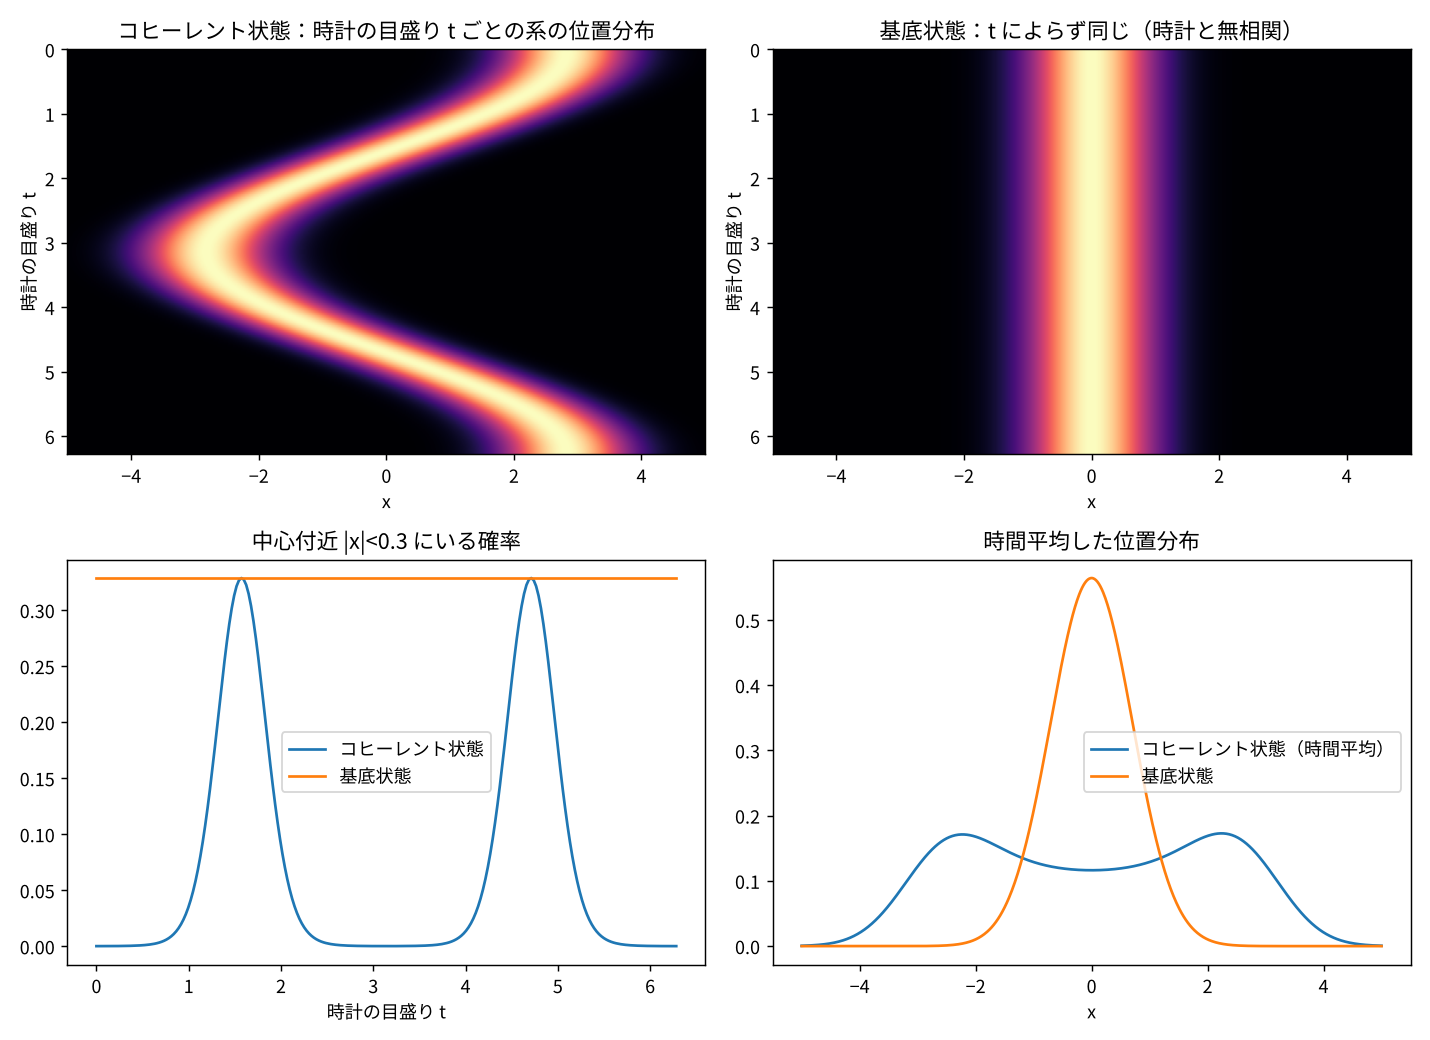

Recreate this plot in Python.
"""
ペイジ＝ウッターズ模型による「中心の通過」と「基底状態」の検証
  系 S : 調和振動子（ħ = m = ω = 1, E_n = n + 1/2）を N 準位で打ち切り
  時計 C: 固有エネルギー ε_n = -E_n を持つ N 準位の理想時計
  全体  : |Ψ> = Σ c_n |E_n>_S ⊗ |-E_n>_C   →  (H_C + H_S)|Ψ> = 0

時計の目盛り状態 |t> = Σ_k e^{-i ε_k t} |ε_k> で条件付けると
  |ψ(t)> = <t|_C |Ψ> = Σ c_n e^{-i E_n t} |E_n>
が得られ、中から見た時間発展になる。

確認すること
  1. 拘束 (H_C + H_S)|Ψ> = 0 が成り立つ（外から見て静止）
  2. コヒーレント状態：系と時計が相関し、中心を「通過」する
  3. 基底状態：系と時計の相関がゼロ、中心の確率は時間によらず一定（最大）
"""
import numpy as np
from numpy.polynomial.hermite import hermval
from math import factorial, pi
import matplotlib
matplotlib.use("Agg")
import matplotlib.pyplot as plt

N = 40                      # 打ち切り準位数
E = np.arange(N) + 0.5      # 系のエネルギー
eps = -E                    # 時計のエネルギー（双極の対）
x = np.linspace(-5, 5, 801)
dx = x[1] - x[0]
t = np.linspace(0, 2 * pi, 241)   # 1周期
CENTER = 0.3                # 「中心付近」とみなす幅 |x| < CENTER

# 振動子の固有関数 φ_n(x)
phi = np.zeros((N, x.size))
for n in range(N):
    c = np.zeros(n + 1); c[n] = 1
    phi[n] = hermval(x, c) * np.exp(-x**2 / 2) / np.sqrt(2**n * factorial(n) * np.sqrt(pi))

def coherent(alpha):
    n = np.arange(N)
    c = np.exp(-abs(alpha)**2 / 2) * alpha**n / np.sqrt([float(factorial(k)) for k in n])
    return c / np.linalg.norm(c)

def ground():
    c = np.zeros(N, complex); c[0] = 1
    return c

def global_state(c):
    """|Ψ> を S⊗C の N×N 行列として作る（行=系の準位, 列=時計の準位）"""
    return np.diag(c).astype(complex)

def constraint_residual(Psi):
    """|| (H_S ⊗ 1 + 1 ⊗ H_C) Ψ ||"""
    HS = np.diag(E); HC = np.diag(eps)
    return np.linalg.norm(HS @ Psi + Psi @ HC.T)

def entanglement_entropy(Psi):
    s = np.linalg.svd(Psi, compute_uv=False)
    p = s**2; p = p[p > 1e-15]
    return float(-(p * np.log(p)).sum())

def conditional(Psi, tt):
    """<t|_C Ψ : 時計の目盛り t で条件付けた系の状態（エネルギー基底）"""
    clock_t = np.exp(-1j * eps * tt)          # |t> の成分
    return Psi @ np.conj(clock_t)             # 時計側で内積

def analyse(name, c):
    Psi = global_state(c)
    res = constraint_residual(Psi)
    S = entanglement_entropy(Psi)
    dens = np.zeros((t.size, x.size)); xm = np.zeros(t.size); pc = np.zeros(t.size)
    for i, tt in enumerate(t):
        psi_x = conditional(Psi, tt) @ phi
        d = abs(psi_x)**2; d /= d.sum() * dx
        dens[i] = d
        xm[i] = (x * d).sum() * dx
        pc[i] = d[abs(x) < CENTER].sum() * dx
    print(f"--- {name} ---")
    print(f"  拘束の残差 ||(H_C+H_S)Ψ||   = {res:.2e}")
    print(f"  系と時計のもつれエントロピー = {S:.4f}")
    print(f"  <x>(t) の振れ幅              = {xm.max() - xm.min():.4f}")
    print(f"  中心付近の確率 最小/最大/時間平均 = "
          f"{pc.min():.4f} / {pc.max():.4f} / {pc.mean():.4f}")
    return dens, xm, pc

alpha = 2.0
d_coh, xm_coh, pc_coh = analyse(f"コヒーレント状態 α={alpha}", coherent(alpha))
d_gr,  xm_gr,  pc_gr  = analyse("基底状態", ground())

# 時間平均した位置分布（中心で最小になるか）
avg_coh = d_coh.mean(axis=0)
i0 = np.argmin(abs(x)); imax = np.argmax(avg_coh)
print(f"\nコヒーレント状態の時間平均密度: x=0 で {avg_coh[i0]:.4f}, "
      f"最大は x={x[imax]:+.2f} で {avg_coh[imax]:.4f}")
print(f"基底状態の時間平均密度:         x=0 で {d_gr.mean(axis=0)[i0]:.4f}（最大）")

# ---- 図 ----
import logging; logging.getLogger("matplotlib.font_manager").setLevel(logging.ERROR)
plt.rcParams["font.family"] = ["Noto Sans CJK JP", "Noto Serif CJK JP", "IPAexGothic", "DejaVu Sans"]
fig, ax = plt.subplots(2, 2, figsize=(11, 8))
ext = [x[0], x[-1], t[-1], t[0]]
ax[0, 0].imshow(d_coh, aspect="auto", extent=ext, cmap="magma")
ax[0, 0].set_title(f"コヒーレント状態：時計の目盛り t ごとの系の位置分布")
ax[0, 0].set_xlabel("x"); ax[0, 0].set_ylabel("時計の目盛り t")
ax[0, 1].imshow(d_gr, aspect="auto", extent=ext, cmap="magma")
ax[0, 1].set_title("基底状態：t によらず同じ（時計と無相関）")
ax[0, 1].set_xlabel("x"); ax[0, 1].set_ylabel("時計の目盛り t")
ax[1, 0].plot(t, pc_coh, label="コヒーレント状態")
ax[1, 0].plot(t, pc_gr, label="基底状態")
ax[1, 0].set_title(f"中心付近 |x|<{CENTER} にいる確率")
ax[1, 0].set_xlabel("時計の目盛り t"); ax[1, 0].legend()
ax[1, 1].plot(x, avg_coh, label="コヒーレント状態（時間平均）")
ax[1, 1].plot(x, d_gr.mean(axis=0), label="基底状態")
ax[1, 1].set_title("時間平均した位置分布")
ax[1, 1].set_xlabel("x"); ax[1, 1].legend()
fig.tight_layout()
fig.savefig("pw_center_passage.png", dpi=130)
print("\n図を pw_center_passage.png に保存")
